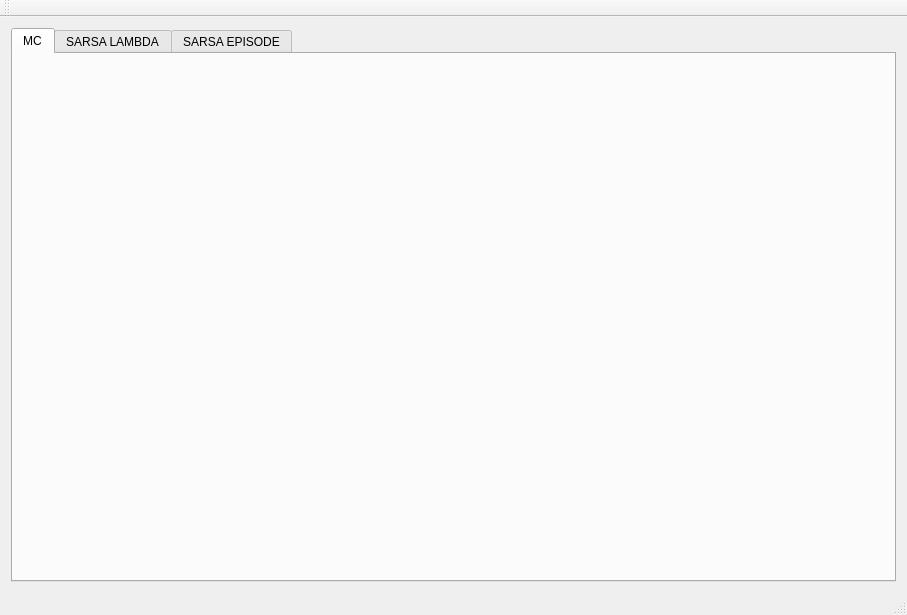
<?xml version="1.0" encoding="UTF-8"?>
<ui version="4.0">
 <class>BlackJack</class>
 <widget class="QMainWindow" name="BlackJack">
  <property name="geometry">
   <rect>
    <x>0</x>
    <y>0</y>
    <width>907</width>
    <height>615</height>
   </rect>
  </property>
  <property name="windowTitle">
   <string>BlackJack</string>
  </property>
  <widget class="QWidget" name="centralWidget">
   <layout class="QGridLayout" name="gridLayout">
    <item row="0" column="0">
     <widget class="QTabWidget" name="tabWidget">
      <property name="currentIndex">
       <number>0</number>
      </property>
      <widget class="QWidget" name="tab">
       <attribute name="title">
        <string>MC</string>
       </attribute>
       <layout class="QGridLayout" name="gridLayout_2">
        <item row="0" column="0">
         <widget class="QWidget" name="widgetMonteCarloSurface" native="true"/>
        </item>
       </layout>
      </widget>
      <widget class="QWidget" name="tab_2">
       <attribute name="title">
        <string>SARSA LAMBDA</string>
       </attribute>
       <layout class="QGridLayout" name="gridLayout_4">
        <item row="0" column="0">
         <layout class="QGridLayout" name="gridLayout_3"/>
        </item>
       </layout>
      </widget>
      <widget class="QWidget" name="tab_3">
       <attribute name="title">
        <string>SARSA EPISODE</string>
       </attribute>
       <layout class="QGridLayout" name="gridLayout_6">
        <item row="0" column="0">
         <layout class="QGridLayout" name="gridLayout_5"/>
        </item>
       </layout>
      </widget>
     </widget>
    </item>
   </layout>
  </widget>
  <widget class="QMenuBar" name="menuBar">
   <property name="geometry">
    <rect>
     <x>0</x>
     <y>0</y>
     <width>907</width>
     <height>20</height>
    </rect>
   </property>
  </widget>
  <widget class="QToolBar" name="mainToolBar">
   <attribute name="toolBarArea">
    <enum>TopToolBarArea</enum>
   </attribute>
   <attribute name="toolBarBreak">
    <bool>false</bool>
   </attribute>
  </widget>
  <widget class="QStatusBar" name="statusBar"/>
 </widget>
 <layoutdefault spacing="6" margin="11"/>
 <resources/>
 <connections/>
</ui>
